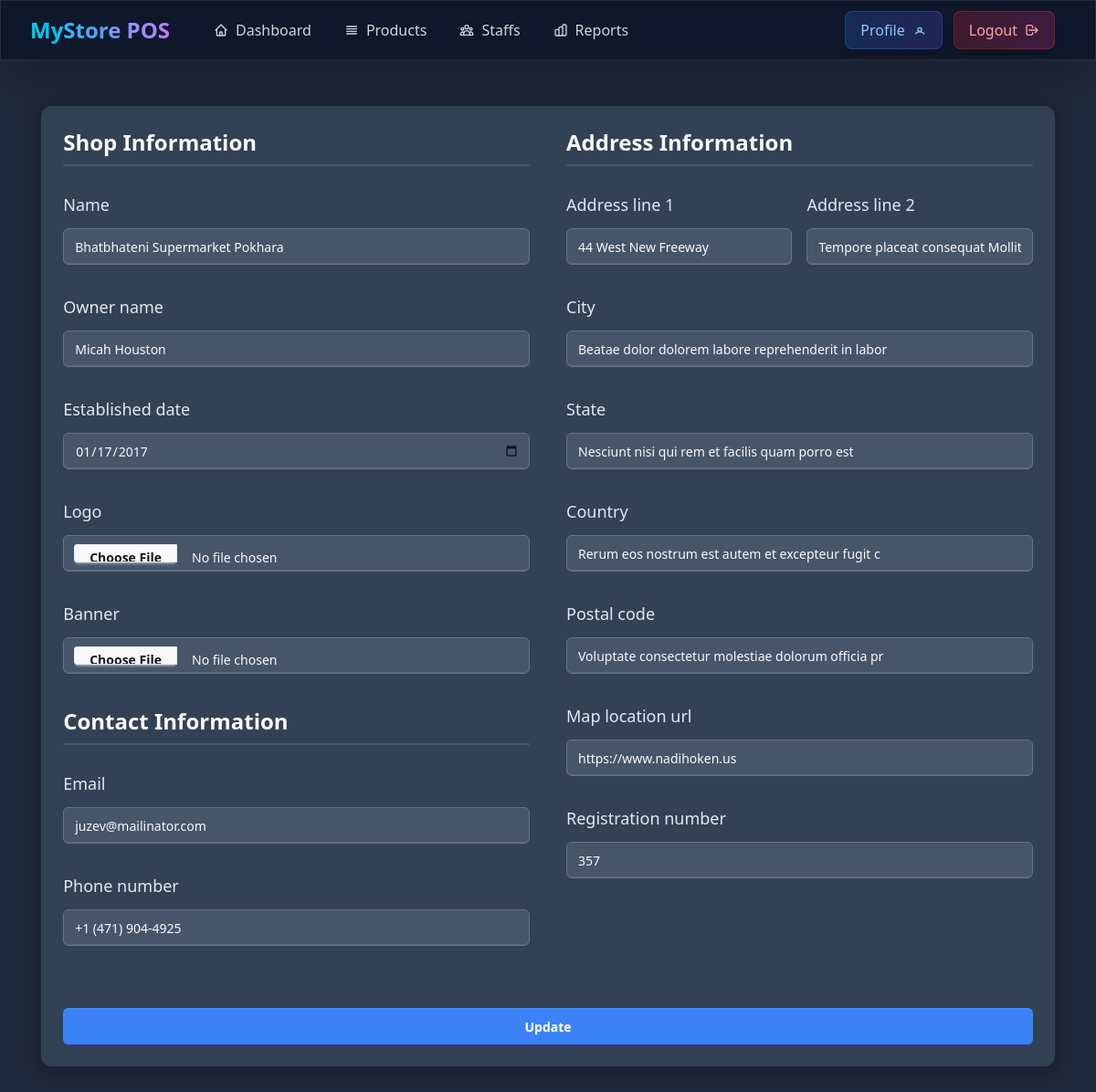
Page /shop/update/ (signed in) on the earlier database version.
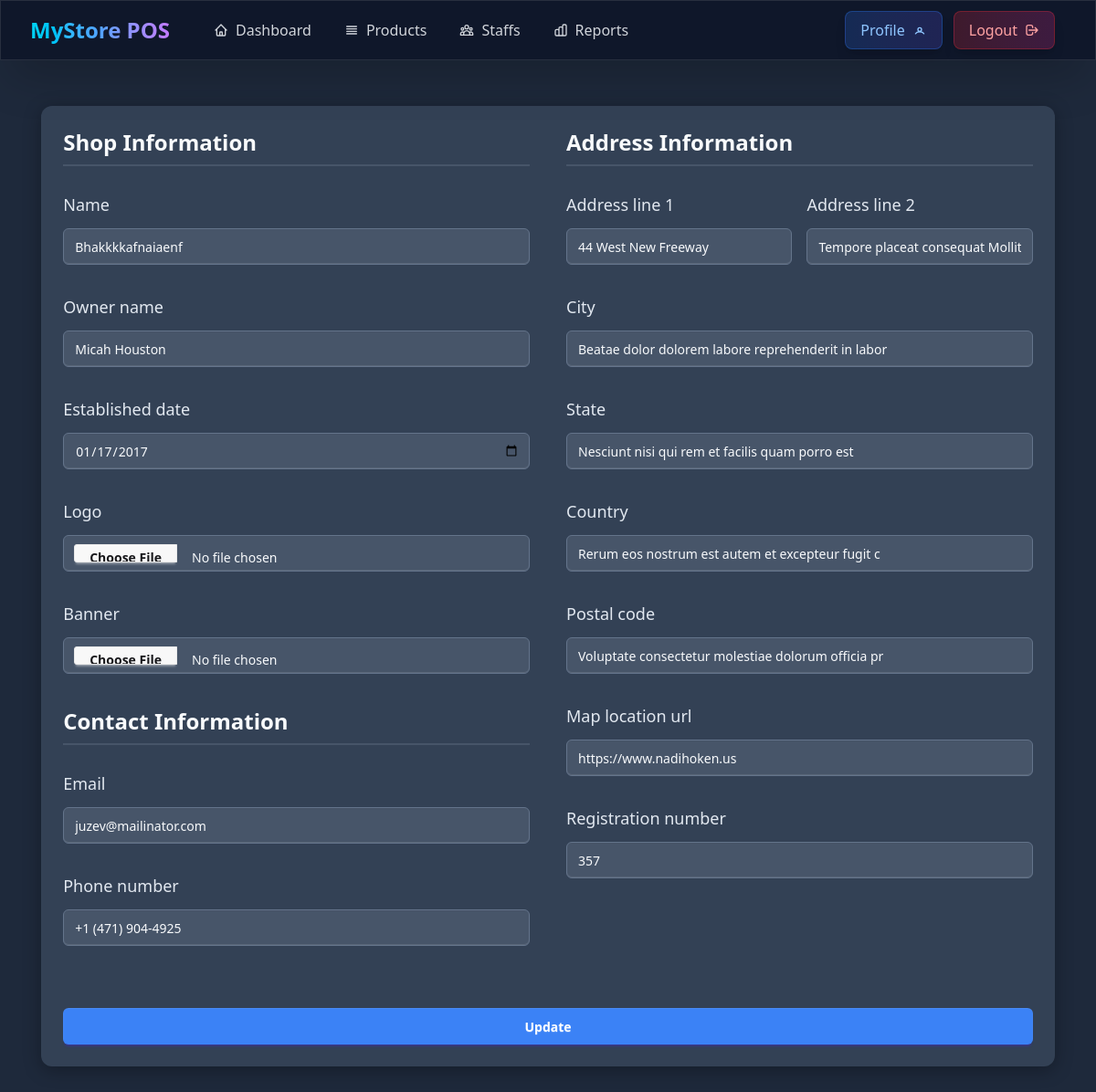
Same page on the later database version.
### shop/models.py (models this page shows, shortened)
class Shop(models.Model):
    admin_user = models.OneToOneField("accounts.CustomUser", on_delete=models.CASCADE, related_name='shop')
    name = models.CharField(max_length=255)
    code=models.CharField(max_length=10, unique=True, blank=True, null=True)
    slug = models.SlugField(unique=True,blank=True, null=True)
    owner_name = models.CharField(max_length=255)
    email = models.EmailField(blank=True, null=True)
    phone_number = models.CharField(max_length=20)
    address_line_1 = models.CharField(max_length=255)
    address_line_2 = models.CharField(max_length=255)
    city=models.CharField(max_length=50)
    state=models.CharField(max_length=50)
    country=models.CharField(max_length=50)
    postal_code=models.CharField(max_length=50)
    map_location_url=models.URLField(blank=True, null=True)
    registration_number = models.CharField(max_length=100, blank=True, null=True)
    logo = models.ImageField(upload_to="shop_logos/", blank=True, null=True)
    banner = models.ImageField(upload_to="shop_banners/", blank=True, null=True)
    is_active = models.BooleanField(default=True)
    created_at = models.DateTimeField(auto_now_add=True)
    updated_at = models.DateTimeField(auto_now=True)
    established_date = models.DateField(blank=True, null=True)

### shop/views.py (the view)
# urls.py: path("update/", views.shop_update, name="shop_update"),
@login_required
def shop_update(request):
    shop_instance = request.user.shop
    if request.method == "POST":
        form = ShopForm(request.POST, request.FILES, instance=shop_instance, request=request)
        if form.is_valid():
            form.save()
            messages.success(request, "Shop updated successfully!")
            return redirect("shop:shop_profile")
        else:
            messages.error(request, "Please correct the errors below.")
    else:
        form = ShopForm(instance=shop_instance, request=request)
    from_submission_url = reverse_lazy("shop:shop_update")
    context = {
        "form": form,
        "form_submission_url": from_submission_url
    }
    return render(request, "shop/update-shop-info.html", context)

### shop/forms.py (shortened to what this page needs)
class ShopForm(forms.ModelForm):
    class Meta:
        model = Shop
        exclude = ["admin_user", "slug", "is_active", "updated_at"]
        widgets = {
            "established_date": forms.DateInput(attrs={"type": "date"}),
        }
    def __init__(self, *args, **kwargs):
        self.request = kwargs.pop("request") if "request" in kwargs else None
        super().__init__(*args, **kwargs)

### common/templatetags/form_extras.py (called while the page is built)
@register.filter
def add_class(field, css_class):
    if not isinstance(field, BoundField):
        return field
    existing_classes = field.field.widget.attrs.get("class", "")
    if existing_classes:
        new_classes = f"{existing_classes} {css_class}"
    else:
        new_classes = css_class
    field_copy = field
    field_copy.field.widget.attrs["class"] = new_classes
    return field_copy

### shop/templates/shop/update-shop-info.html (shortened to what this page needs)
{% extends "base.html" %}
{% block content %}
{% include "shop/registration-form.html" with form=form %}
{% endblock content %}

### shop/templates/shop/registration-form.html (shortened to what the changed rows need)
{% load form_extras %}
<main class="flex flex-col items-center justify-center min-h-screen w-full p-4">
    <form action="{{form_submission_url}}" method="post" enctype="multipart/form-data">
        <div class="grid grid-cols-1 lg:grid-cols-2 gap-10">
            <div>
                <h1 class="text-2xl font-bold mb-2">Shop Information</h1>
                <fieldset class="fieldset">
                    <label class="label text-lg" for="{{ form.name.id_for_label }}">{{form.name.label}}</label>
                    {{ form.name|add_class:"input" }}
                </fieldset>
                <fieldset class="fieldset">
                    <label class="label text-lg" for="{{ form.owner_name.id_for_label }}">{{form.owner_name.label}}</label>
                    {{ form.owner_name|add_class:"input" }}
                </fieldset>
                <fieldset class="fieldset">
                    <label class="label text-lg" for="{{ form.established_date.id_for_label }}">{{form.established_date.label}}</label>
                    {{ form.established_date|add_class:"input" }}
                </fieldset>
                <fieldset class="fieldset">
                    <label class="label text-lg" for="{{ form.logo.id_for_label }}">{{form.logo.label}}</label>
                    {{ form.logo|add_class:"file-input" }}
                </fieldset>
                <fieldset class="fieldset">
                    <label class="label text-lg" for="{{ form.banner.id_for_label }}">{{form.banner.label}}</label>
                    {{ form.banner|add_class:"file-input" }}
                </fieldset>
                <h1 class="text-2xl font-bold mb-2 mt-6">Contact Information</h1>
                <fieldset class="fieldset">
                    <label class="label text-lg" for="{{ form.email.id_for_label }}">{{form.email.label}}</label>
                    {{ form.email|add_class:"input" }}
                </fieldset>
                <fieldset class="fieldset">
                    <label class="label text-lg" for="{{ form.phone_number.id_for_label }}">{{form.phone_number.label}}</label>
                    {{ form.phone_number|add_class:"input" }}
                </fieldset>
            </div>
            <div>
                <h1 class="text-2xl font-bold mb-2">Address Information</h1>
                <div class="grid grid-cols-1 md:grid-cols-2 gap-4">
                    <fieldset class="fieldset">
                        <label class="label text-lg" for="{{ form.address_line_1.id_for_label }}">{{form.address_line_1.label}}</label>
                        {{ form.address_line_1|add_class:"input" }}
                    </fieldset>
                    <fieldset class="fieldset">
                        <label class="label text-lg" for="{{ form.address_line_2.id_for_label }}">{{form.address_line_2.label}}</label>
                        {{ form.address_line_2|add_class:"input" }}
                    </fieldset>
                </div>
                <fieldset class="fieldset">
                    <label class="label text-lg" for="{{ form.city.id_for_label }}">{{form.city.label}}</label>
                    {{ form.city|add_class:"input" }}
                </fieldset>
                <fieldset class="fieldset">
                    <label class="label text-lg" for="{{ form.state.id_for_label }}">{{form.state.label}}</label>
                    {{ form.state|add_class:"input" }}
                </fieldset>
                <fieldset class="fieldset">
                    <label class="label text-lg" for="{{ form.country.id_for_label }}">{{form.country.label}}</label>
                    {{ form.country|add_class:"input" }}
                </fieldset>
                <fieldset class="fieldset">
                    <label class="label text-lg" for="{{ form.postal_code.id_for_label }}">{{form.postal_code.label}}</label>
                    {{ form.postal_code|add_class:"input" }}
                </fieldset>
                <fieldset class="fieldset">
                    <label class="label text-lg" for="{{ form.map_location_url.id_for_label }}">{{form.map_location_url.label}}</label>
                    {{ form.map_location_url|add_class:"input" }}
                </fieldset>
                <fieldset class="fieldset">
                    <label class="label text-lg" for="{{ form.registration_number.id_for_label }}">{{form.registration_number.label}}</label>
                    {{ form.registration_number|add_class:"input" }}
                </fieldset>
            </div>
        </div>
    </form>
</main>

Differences in the rows shown:
changed Shop "Micah Houston": name "Bhatbhateni Supermarket Pokhara" → "Bhakkkkafnaiaenf"
